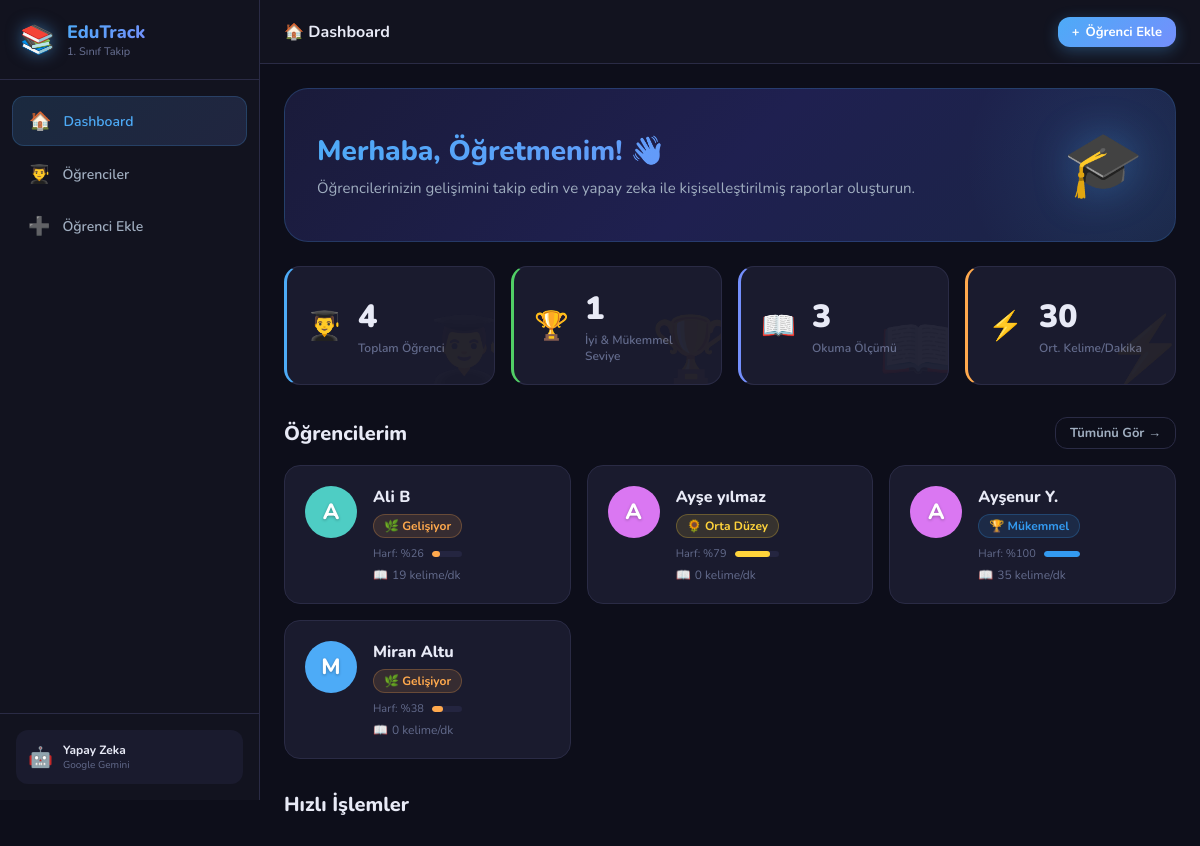
The page / on the database its author committed.
### tables this page shows
CREATE TABLE students (
            id INTEGER PRIMARY KEY AUTOINCREMENT,
            name TEXT NOT NULL,
            level TEXT DEFAULT 'baslangic',
            notes TEXT DEFAULT '',
            avatar_color TEXT DEFAULT '#4ECDC4',
            created_at DATETIME DEFAULT CURRENT_TIMESTAMP
        );

### app.py (the view)
@app.route('/')
def index():
    students = db.get_all_students()
    stats = db.get_dashboard_stats()
    return render_template('index.html', students=students, stats=stats, levels=db.LEVELS)

### database.py (called while the page is built)
def get_db():
    conn = sqlite3.connect(DB_PATH)
    conn.row_factory = sqlite3.Row
    return conn

def get_all_students():
    conn = get_db()
    cursor = conn.cursor()
    cursor.execute('SELECT * FROM students ORDER BY name')
    students = [dict(row) for row in cursor.fetchall()]
    conn.close()
    for student in students:
        stats = get_student_stats(student['id'])
        student.update(stats)
        student['level_info'] = LEVELS.get(student['level'], LEVELS['baslangic'])
    return students

def get_dashboard_stats():
    conn = get_db()
    cursor = conn.cursor()
    cursor.execute('SELECT COUNT(*) as total FROM students')
    total_students = cursor.fetchone()['total']
    cursor.execute(
        "SELECT COUNT(*) as count FROM students WHERE level IN ('iyi', 'mukemmel')"
    )
    advanced_students = cursor.fetchone()['count']
    cursor.execute('SELECT COUNT(*) as count FROM reading_records')
    total_readings = cursor.fetchone()['count']
    cursor.execute('SELECT AVG(words_per_minute) as avg FROM reading_records')
    row = cursor.fetchone()
    avg_wpm = round(row['avg']) if row['avg'] else 0
    conn.close()
    return {
        'total_students': total_students,
        'advanced_students': advanced_students,
        'total_readings': total_readings,
        'avg_wpm': avg_wpm,
    }

### templates/index.html (shortened to what this page needs)
{% extends "base.html" %}
{% block topbar_title %}🏠 Dashboard{% endblock %}
{% block content %}
<div class="dashboard">
    <div class="welcome-banner">
        <div class="welcome-text">
            <h1>Merhaba, Öğretmenim! 👋</h1>
            <p>Öğrencilerinizin gelişimini takip edin ve yapay zeka ile kişiselleştirilmiş raporlar oluşturun.</p>
        </div>
        <div class="welcome-illustration">🎓</div>
    </div>
    <div class="stats-grid">
        <div class="stat-card stat-card-blue">
            <div class="stat-icon">👨‍🎓</div>
            <div class="stat-content">
                <div class="stat-number" id="stat-total">{{ stats.total_students }}</div>
                <div class="stat-label">Toplam Öğrenci</div>
            </div>
            <div class="stat-bg-icon">👨‍🎓</div>
        </div>
        <div class="stat-card stat-card-green">
            <div class="stat-icon">🏆</div>
            <div class="stat-content">
                <div class="stat-number">{{ stats.advanced_students }}</div>
                <div class="stat-label">İyi & Mükemmel Seviye</div>
            </div>
            <div class="stat-bg-icon">🏆</div>
        </div>
        <div class="stat-card stat-card-purple">
            <div class="stat-icon">📖</div>
            <div class="stat-content">
                <div class="stat-number">{{ stats.total_readings }}</div>
                <div class="stat-label">Okuma Ölçümü</div>
            </div>
            <div class="stat-bg-icon">📖</div>
        </div>
        <div class="stat-card stat-card-orange">
            <div class="stat-icon">⚡</div>
            <div class="stat-content">
                <div class="stat-number">{{ stats.avg_wpm }}</div>
                <div class="stat-label">Ort. Kelime/Dakika</div>
            </div>
            <div class="stat-bg-icon">⚡</div>
        </div>
    </div>
    <div class="section-header">
        <h2 class="section-title">Öğrencilerim</h2>
        <a href="{{ url_for('student_list') }}" class="btn btn-outline btn-sm">Tümünü Gör →</a>
    </div>
    {% if students %}
    <div class="students-grid">
        {% for student in students[:6] %}
        <a href="{{ url_for('student_detail', student_id=student.id) }}" class="student-card" id="student-card-{{ student.id }}">
            <div class="student-avatar" style="background: {{ student.avatar_color }};">
                {{ student.name[0].upper() }}
            </div>
            <div class="student-info">
                <h3 class="student-name">{{ student.name }}</h3>
                <div class="student-level">
                    <span class="level-badge" style="background: {{ student.level_info.color }}20; color: {{ student.level_info.color }}; border-color: {{ student.level_info.color }}40;">
                        {{ student.level_info.icon }} {{ student.level_info.label }}
                    </span>
                </div>
                <div class="student-progress-row">
                    <span class="progress-label">Harf: %{{ student.letter_progress }}</span>
                    <div class="progress-bar">
                        <div class="progress-fill" style="width: {{ student.letter_progress }}%; background: {{ student.level_info.color }};"></div>
                    </div>
                </div>
                <div class="student-wpm">
                    <span class="wpm-icon">📖</span>
                    <span>{{ student.last_wpm }} kelime/dk</span>
                </div>
            </div>
        </a>
        {% endfor %}
    </div>
    {% endif %}
    <div class="section-header mt-8">
        <h2 class="section-title">Hızlı İşlemler</h2>
    </div>
    <div class="quick-actions-grid">
    </div>
</div>
{% endblock %}

### templates/base.html (shortened to what this page needs)
<!DOCTYPE html>
<html lang="tr">
<head>
    <link rel="stylesheet" href="{{ url_for('static', filename='css/style.css') }}">
</head>
<body>
    <nav class="sidebar" id="sidebar">
        <div class="sidebar-header">
            <div class="sidebar-logo">
                <span class="logo-icon">📚</span>
                <div class="logo-text">
                    <span class="logo-title">EduTrack</span>
                    <span class="logo-sub">1. Sınıf Takip</span>
                </div>
            </div>
        </div>
        <ul class="nav-menu">
            <li class="nav-item">
                <a href="{{ url_for('index') }}" class="nav-link {% if request.endpoint == 'index' %}active{% endif %}" id="nav-dashboard">
                    <span class="nav-icon">🏠</span>
                    <span class="nav-text">Dashboard</span>
                </a>
            </li>
            <li class="nav-item">
                <a href="{{ url_for('student_list') }}" class="nav-link {% if request.endpoint in ['student_list', 'student_detail', 'edit_student'] %}active{% endif %}" id="nav-students">
                    <span class="nav-icon">👨‍🎓</span>
                    <span class="nav-text">Öğrenciler</span>
                </a>
            </li>
            <li class="nav-item">
                <a href="{{ url_for('add_student') }}" class="nav-link {% if request.endpoint == 'add_student' %}active{% endif %}" id="nav-add">
                    <span class="nav-icon">➕</span>
                    <span class="nav-text">Öğrenci Ekle</span>
                </a>
            </li>
        </ul>
        <div class="sidebar-footer">
            <div class="sidebar-info">
                <span class="info-icon">🤖</span>
                <div>
                    <div class="info-title">Yapay Zeka</div>
                    <div class="info-sub">Google Gemini</div>
                </div>
            </div>
        </div>
    </nav>
    <main class="main-content" id="mainContent">
        <header class="topbar">
            <div class="topbar-title">{% block topbar_title %}📚 Öğrenci Takip Sistemi{% endblock %}</div>
            <div class="topbar-actions">
                <a href="{{ url_for('add_student') }}" class="btn btn-primary btn-sm" id="topbar-add-student">
                    <span>+</span> Öğrenci Ekle
                </a>
            </div>
        </header>
        <div class="page-content">
            {% block content %}{% endblock %}
        </div>
    </main>
</body>
</html>

### rows shown on the page
students: name "A", name "Ali B", level_info.icon "🌿", level_info.label "Gelişiyor", letter_progress "26", last_wpm "19"
students: name "A", name "Ayşe yılmaz", level_info.icon "🌻", level_info.label "Orta Düzey", letter_progress "79", last_wpm "0"
students: name "A", name "Ayşenur Y.", level_info.icon "🏆", level_info.label "Mükemmel", letter_progress "100", last_wpm "35"
students: name "M", name "Miran Altu", level_info.icon "🌿", level_info.label "Gelişiyor", letter_progress "38", last_wpm "0"

### other values the page prints
{{ stats.total_students }} "4"
{{ stats.advanced_students }} "1"
{{ stats.total_readings }} "3"
{{ stats.avg_wpm }} "30"
